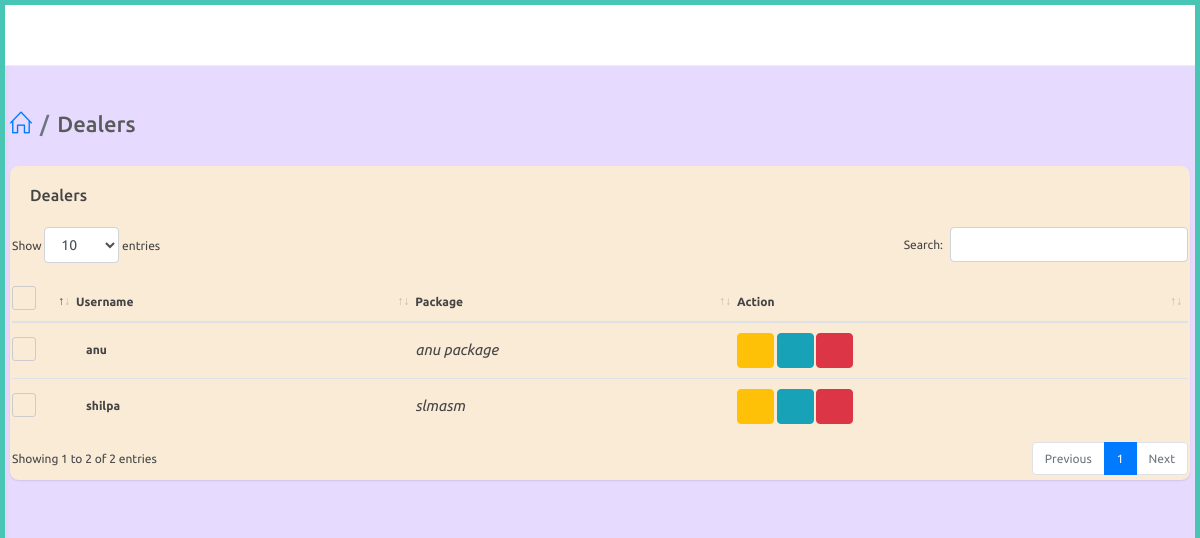
/agent/view-dealer (signed in), run on the app's committed database.
### website/models.py (models this page shows, shortened)
class Dealer(models.Model):
    user = models.OneToOneField(User,on_delete=models.CASCADE,related_name="dealer")
    agent = models.ForeignKey(Agent,on_delete=models.CASCADE,null=True)
    dealer_name = models.CharField(max_length=100,null=True)
    phone_number = models.CharField(max_length=100,null=True)

class User(AbstractUser):
    is_agent = models.BooleanField("is agent", default=False)
    is_dealer = models.BooleanField("is dealer", default=False)

### agent/models.py (models this page shows, shortened)
class DealerPackage(models.Model):
    dealer = models.ForeignKey(Dealer,on_delete=models.CASCADE,null=True)
    created_by = models.ForeignKey(User,on_delete=models.CASCADE,null=True)
    package_name = models.CharField(max_length=100)
    single_rate = models.FloatField()
    single_dc = models.FloatField()
    double_rate = models.FloatField()
    double_dc = models.FloatField()
    box_rate = models.FloatField()
    box_dc = models.FloatField()
    super_rate = models.FloatField()
    super_dc = models.FloatField()
    first_prize = models.FloatField()
    first_dc = models.FloatField()
    second_prize = models.FloatField()
    second_dc = models.FloatField()
    third_prize = models.FloatField()
    third_dc = models.FloatField()
    fourth_prize = models.FloatField()
    fourth_dc = models.FloatField()
    fifth_prize = models.FloatField()
    fifth_dc = models.FloatField()
    guarantee_prize = models.FloatField()
    guarantee_dc = models.FloatField()
    box_first_prize = models.FloatField()
    box_first_prize_dc = models.FloatField()
    box_series_prize = models.FloatField()
    box_series_dc = models.FloatField()
    single1_prize = models.FloatField()
    single1_dc = models.FloatField()
    double2_prize = models.FloatField()
    double2_dc = models.FloatField()

### agent/views.py (the view)
# urls.py: path('view-dealer',views.view_dealer,name="view_dealer"),
@login_required
@agent_required
def view_dealer(request):
    agent = Agent.objects.get(user=request.user)
    print(agent)
    dealers = Dealer.objects.filter(agent=agent).all()
    packages = DealerPackage.objects.filter().all()
    context = {
        'dealers' : dealers,
        'packages' : packages
    }
    return render(request,'agent/view_dealer.html',context)

### website/models.py (called while the page is built)
    def __str__(self):
        return str(self.user)

### templates/agent/view_dealer.html (shortened to what this page needs)
{% extends 'agent/partials/base.html' %}
{% load static %}
{% block content %}
<div id="main-content">
    <div class="container-fluid">
        <div class="block-header">
            <div class="row">
                <div class="col-lg-5 col-md-8 col-sm-12">
                    <h2><a href="javascript:void(0);" class="btn btn-xs btn-link btn-toggle-fullwidth"></a>  <ul class="breadcrumb">
                        <li class="breadcrumb-item"><a href="{% url 'agent:index' %}"><i class="icon-home"></i></a></li>
                        <li class="breadcrumb-item">Dealers</li>
                    </ul></h2>
                </div>
            </div>
        </div>
        <div class="row clearfix">
            <div class="col-lg-12">
<div class="card" style="background-color:antiquewhite">
    <div class="header">
        <h2>Dealers</h2>
    </div>
    <div class="body">
        <div class="table-responsive">
            <table class="table table-hover js-basic-example dataTable table-custom m-b-0 c_list">
                <thead>
                    <tr>
                        <th>
                            <label class="fancy-checkbox">
                                <span></span>
                            </label>
                        </th>
                        <th>Username</th>
                        <th>Package</th>
                        <th>Action</th>
                    </tr>
                </thead>
                    <tbody>
                    {% for dealer in dealers %}
                    <tr>
                        <td style="width: 50px;">
                            <label class="fancy-checkbox">
                                <span></span>
                            </label>
                        </td>
                        <td>
                            <p class="c_name">{{dealer.user.username}}</p>
                        </td>
                        <td>
                            <address><i class="zmdi zmdi-pin">{% for package in packages %}
                                {% if package.dealer == dealer %}
                                    {{ package.package_name }}
                                {% endif %}
                            {% endfor %}</i></address>
                        </td>
                        <td>
                            {% if dealer.user.is_active %}
                            <button  type="button" onclick="dealerBan(('{{ dealer.id }}'))" class="btn btn-warning" title="Ban"> <i class="fa fa-ban"></i></button>
                            {% else %}
                            <button  type="button" onclick="removeBan(('{{ dealer.id }}'))" class="btn btn-warning" title="Remove Ban"> <i class="fa fa-check"></i></button>
                            {% endif %}
                            <a href="{% url 'agent:edit_dealer' dealer.id %}" class="btn btn-info" title="Edit">
                                <i class="fa fa-edit"></i>
                            </a>
                            <button type="button" onclick="dealerDelete(('{{ dealer.id }}'))" data-type="confirm" class="btn btn-danger js-sweetalert" title="Delete"><i class="fa fa-trash-o"></i></button>
                        </td>
                    </tr>
                    {% endfor %}
                </tbody>
            </table>
        </div>
    </div>
</div>
</div>
</div>
</div>
</div>
{% endblock %}

### static/css/color_skins.css (style rules this page uses)
.theme-cyan:before, .theme-cyan:after { background: #49c5b6 }

### data on the page
Dealer: user.username "anu"
DealerPackage: package_name "anu package"
Dealer: user.username "shilpa"
DealerPackage: package_name "slmasm"
